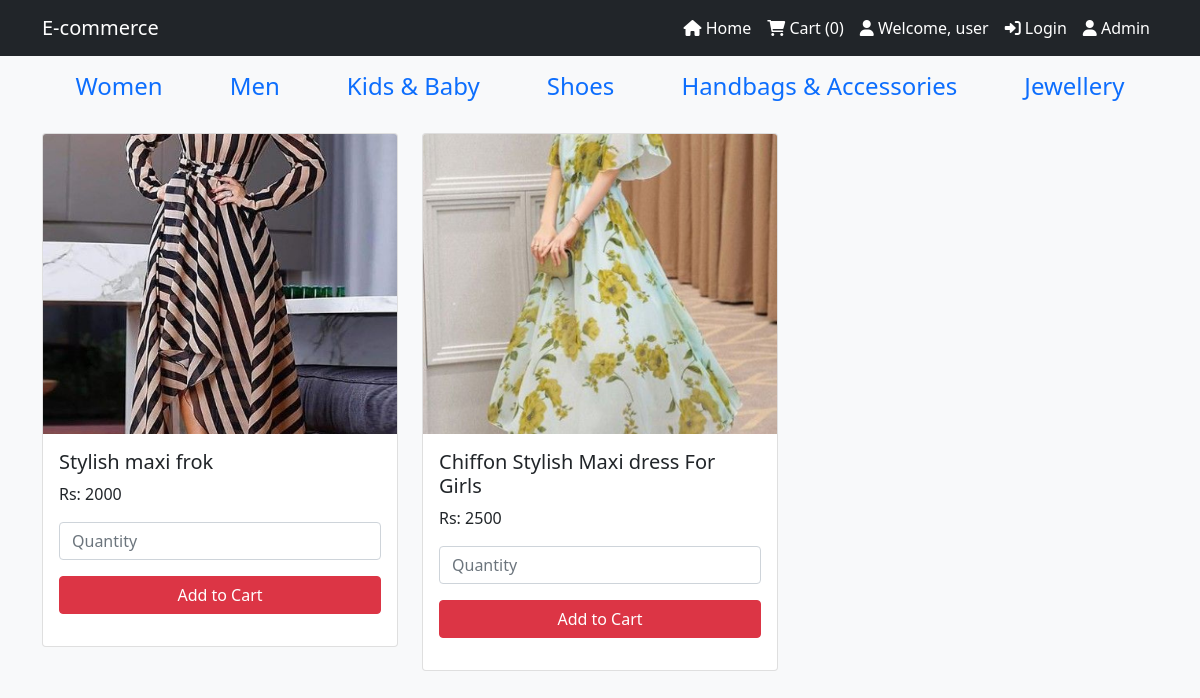
Screenshot of /user/women.php with the database file from the repository.
### tables this page shows
CREATE TABLE `tblproduct` (
  `productid` int(11) NOT NULL,
  `productName` varchar(100) NOT NULL,
  `productPrice` varchar(100) NOT NULL,
  `productImage` varchar(200) NOT NULL,
  `productCategory` varchar(100) NOT NULL
);

### user/women.php (the view, shortened to what this page needs)
<?php
include("includes/header.php");
include("dbconn.php");
?>
<div class="container mt-4">
    <div class="row">
        <?php
        $select = mysqli_query($conn, "SELECT * FROM `tblproduct`");
        while ($row = mysqli_fetch_assoc($select)) {
          $category = $row['productCategory'];
          if($category == 'Women'){
        ?>
            <div class="col-sm-12 col-md-6 col-lg-4 mb-4">
                <div class="card">
                    <img src="../admin/<?php echo htmlspecialchars($row['productImage']); ?>" class="card-img-top" alt="<?php echo htmlspecialchars($row['productName']); ?>" style="height: 300px; object-fit: cover;">
                    <div class="card-body">
                        <h5 class="card-title"><?php echo htmlspecialchars($row['productName']); ?></h5>
                        <p class="card-text">Rs: <?php echo htmlspecialchars($row['productPrice']); ?></p>
                        <form action="addcart.php" method="POST">
                            <div class="mb-3">
                                <input type="number" name="productQuantity" min="1" max="10" placeholder="Quantity" class="form-control">
                            </div>
                            <input type="submit" class="btn btn-danger w-100" name="addCart" value="Add to Cart">
                        </form>
                    </div>
                </div>
            </div>
        <?php
        }
      }
        ?>
    </div>
</div><?php
include("includes/footer.php");
?>

### rows the page displays
tblproduct: productImage (picture), productName "Stylish maxi frok", productPrice "2000"
tblproduct: productImage (picture), productName "Chiffon Stylish Maxi dress For Girls", productPrice "2500"
